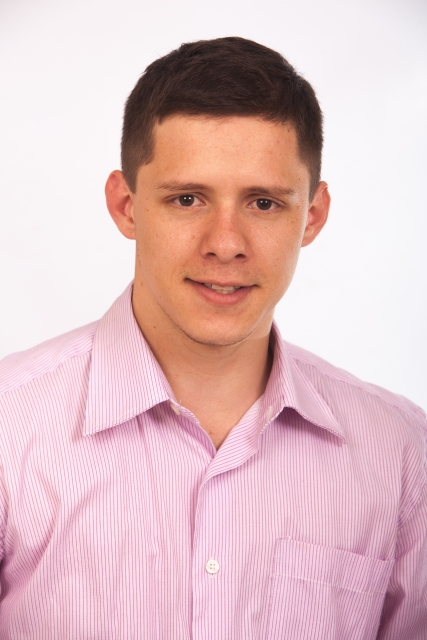
#> input picture OpenCV3_beginner/images/sample.jpg, 427 x 640 px, found by its file name
$ python add_mask.py
#> lines starting #> are read from the running program, lines starting #| are printed output that depends on the picture
import cv2
import numpy as np

try:
    img1 = cv2.imread('C:/Source Codes/OpenCV3_beginner/images/sample.jpg')
#> img1 is the input picture: shape (640, 427, 3); mean B, G, R 194.7, 191.5, 224.3
    img2 = cv2.imread('C:/Source Codes/OpenCV3_beginner/images/20230609.jpg')
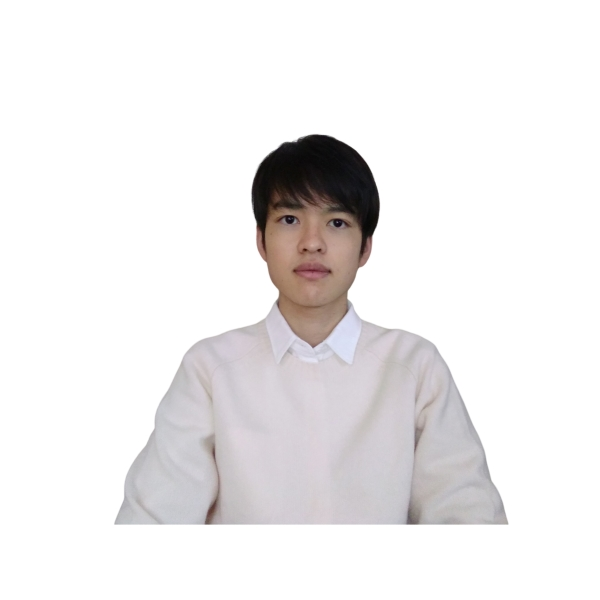
#> input picture OpenCV3_beginner/images/20230609.jpg, 600 x 600 px, found by its file name
#> img2 is the input picture: shape (600, 600, 3); mean B, G, R 236.2, 235.9, 237.8

    if img1 is None or img2 is None:
        print('ファイルを読み込めません．')
        import sys
        sys.exit()

    height = img1.shape[0]
#> height = 640
    width = img1.shape[1]
#> width = 427
    img_mask = np.zeros((height,width),np.uint8)
    img_mask[height//4:height*3//4,width//2:width*3//4] = [255]
    img2 = cv2.resize(img2,(width,height))
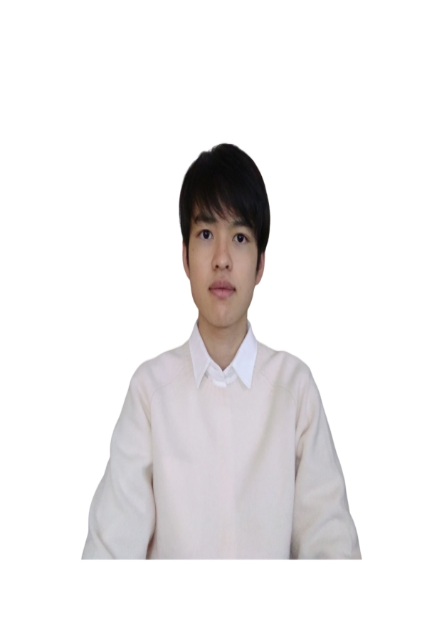
#> img2: shape (640, 427, 3); mean B, G, R 236.2, 235.9, 237.7
    dst = cv2.add(img1,img2, mask=img_mask)
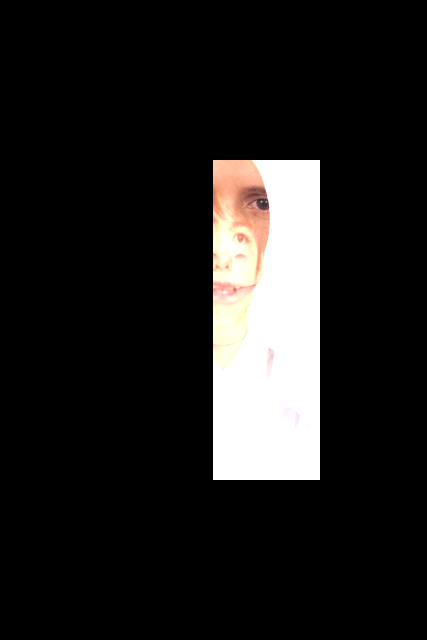
#> dst: shape (640, 427, 3); mean B, G, R 29.5, 30.5, 31.6
    cv2.imwrite('C:/Source Codes/OpenCV3_beginner/images/addMask1.jpg',dst)
    cv2.imshow('dst1',dst)

    dst = cv2.add(img1,img2, dst=img1,mask=img_mask)
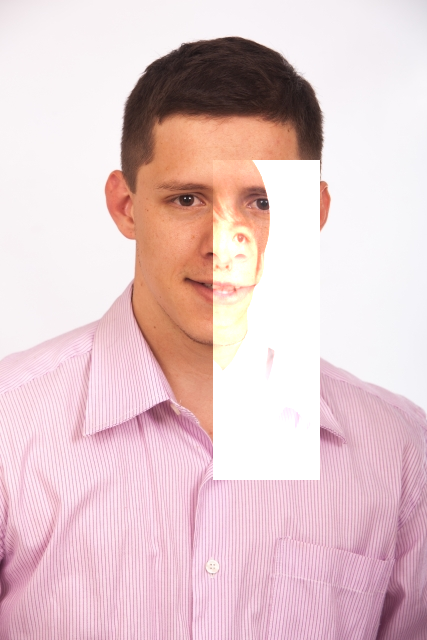
#> dst: shape (640, 427, 3); mean B, G, R 205.5, 202, 228.9
    cv2.imwrite('C:/Source Codes/OpenCV3_beginner/images/addMask2.jpg',dst)
    cv2.imshow('dst2',dst)
    cv2.waitKey(0)
    cv2.destroyAllWindows()
except:
    import sys
    print ("Error:",sys.exc_info()[0])
    print(sys.exc_info()[1])
    import traceback
    print(traceback.format_tb(sys.exc_info()[2]))
